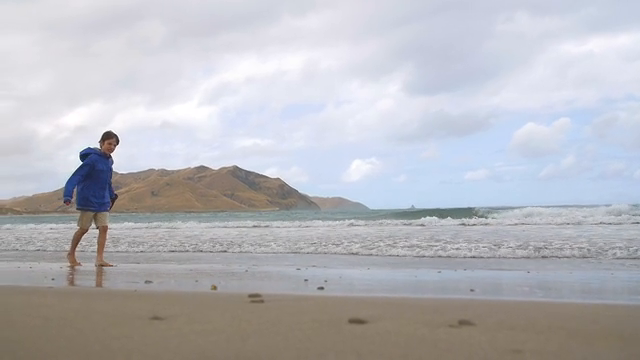
#> input picture frame 40 of video-analysis/data/videos/boy-walking.mp4, 640 x 360 px, given in place of focus-test.mp4, which was not available
$ python autofocus.py   (older library calls are emulated)
#> lines starting #> are read from the running program, lines starting #| are printed output that depends on the picture; pictures that were not available may be replaced by others from this repository, and a replacement may not be noted
### python/ImagePath.py
# -*- coding: utf-8 -*-
"""
Created on Mon Aug  5 14:07:29 2019

@author: SWTestPC
"""
from pathlib import Path, PureWindowsPath


def get_image_path(image_name):
    image_folder = PureWindowsPath(
            r"C:\Users\SWTestPC\source\repos\opencv_playground\images")

    return str(image_folder/image_name)

### python/autofocus.py
# -*- coding: utf-8 -*-
"""
Created on Wed Aug 14 11:02:15 2019

@author: SWTestPC
"""

import cv2
import matplotlib.pyplot as plt
import numpy as np
import ImagePath

import matplotlib
matplotlib.rcParams['figure.figsize'] = (10.0, 10.0)
matplotlib.rcParams['image.interpolation'] = 'bilinear'

def var_abs_laplacian(image):
    kernelSize = 3
    img_blur = cv2.GaussianBlur(image, (kernelSize, kernelSize), 0, 0)
    laplacian = cv2.Laplacian(img_blur, cv2.CV_32F, ksize = kernelSize,
                              scale = 1, delta = 0)

    return np.var(np.absolute(laplacian), dtype=np.float64)

def sum_modified_laplacian(im):
    x_kernel = np.array([-1,2,-1]).reshape(1,3)
    y_kernel = np.array([-1,2,-1]).reshape(3,1)
    x = cv2.filter2D(im, cv2.CV_32F, x_kernel)
    y = cv2.filter2D(im, cv2.CV_32F, y_kernel)
    ml = np.absolute(x) + np.absolute(y)
    return ml.sum()


video_file = ImagePath.get_image_path("focus-test.mp4")

cap = cv2.VideoCapture(video_file)

ret, frame = cap.read()
#> frame is the input picture: shape (360, 640, 3); mean B, G, R 188.8, 183.4, 183.1
print("Total frames: {}".format(int(cap.get(cv2.CAP_PROP_FRAME_COUNT))))

# Specify the ROI for flower in the frame
# UPDATE THE VALUES BELOW
top = 15
left = 420
bottom = 645
right = 1050

maxV1 = 0
maxV2 = 0

# Frame with maximum measure of focus
# Obtained using methods 1 and 2
bestFrame1 = 0
bestFrame2 = 0

# Frame ID of frame with maximum measure
# of focus
# Obtained using methods 1 and 2
bestFrameId1 = 0
bestFrameId2 = 0

#print("shape is {}".format(frame.shape))
#shape is (720, 1280, 3)


# Iterate over all the frames present in the video
while(ret):
    # Crop the flower region out of the frame
    flower = frame[top:bottom, left:right]
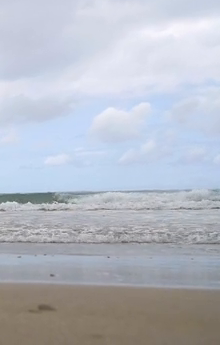
#> flower: shape (345, 220, 3); mean B, G, R 196.1, 185.8, 181.2
    gray = cv2.cvtColor(flower, cv2.COLOR_BGR2GRAY)
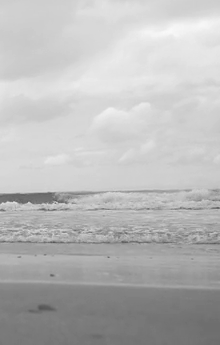
#> gray: shape (345, 220); min 85, max 248, mean 185.6
    # Get measures of focus from both methods
    val1 = var_abs_laplacian(gray)
#> in var_abs_laplacian, `laplacian = cv2.Laplacian(img_blur, cv2.CV_32F, ksize = kernelSize, sc..`:
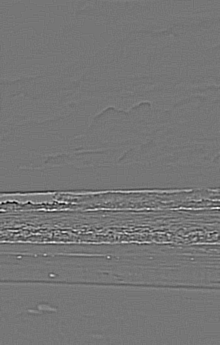
#> laplacian: shape (345, 220) float32; min -168, max 194, mean 0; drawn with min black and max white
#> val1 = 217.6
    val2 = sum_modified_laplacian(gray)
#> in sum_modified_laplacian, `x = cv2.filter2D(im, cv2.CV_32F, x_kernel)`:
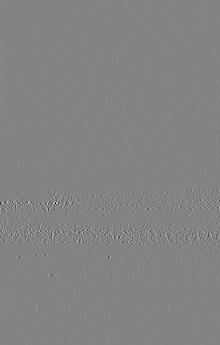
#> x: shape (345, 220) float32; min -101, max 95, mean 0; drawn with min black and max white
#> in sum_modified_laplacian, `y = cv2.filter2D(im, cv2.CV_32F, y_kernel)`:
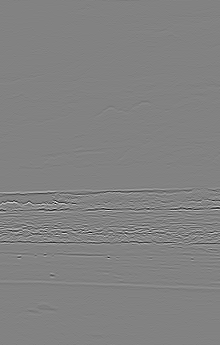
#> y: shape (345, 220) float32; min -127, max 122, mean 0; drawn with min black and max white
#> in sum_modified_laplacian, `ml = np.absolute(x) + np.absolute(y)`:
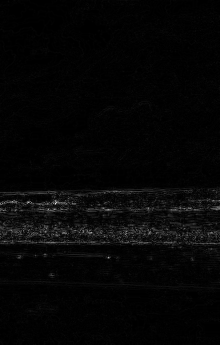
#> ml: shape (345, 220) float32; min 0, max 228, mean 5.7
#> val2 = 431880

    frameid = int(cap.get(cv2.CAP_PROP_POS_FRAMES))

    # If the current measure of focus is greater
    # than the current maximum
    if val1 > maxV1 :
        # Revise the current maximum
        maxV1 = val1
#> maxV1 = 217.6
        # Get frame ID of the new best frame
        bestFrameId1 = frameid
        # Revise the new best frame
        bestFrame1 = frame.copy()

        print("Frame ID of the best frame [Method 1]: {}".format(bestFrameId1))

    # If the current measure of focus is greater
    # than the current maximum
    if val2 > maxV2 :
        # Revise the current maximum
        maxV2 = val2
#> maxV2 = 431880
        # Get frame ID of the new best frame
        bestFrameId2 = frameid
        # Revise the new best frame
        bestFrame2 = frame.copy()

        print("Frame ID of the best frame [Method 2]: {}".format(bestFrameId2))

    # Read a new frame
    ret, frame = cap.read()
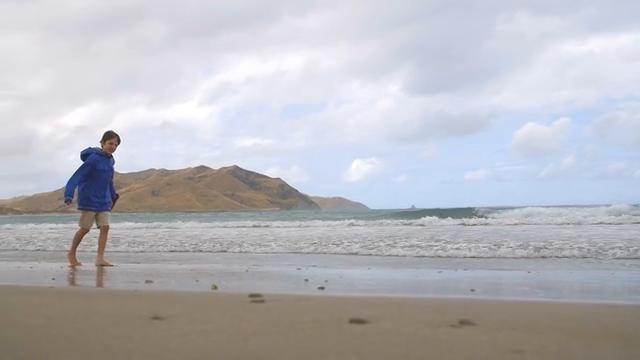
#> input picture frame 41 of video-analysis/data/videos/boy-walking.mp4, 640 x 360 px, given in place of focus-test.mp4, which was not available
#> frame is the input picture: shape (360, 640, 3); mean B, G, R 189.2, 183.6, 183.5


print("================================================")
# Print the Frame ID of the best frame
print("Frame ID of the best frame [Method 1]: {}".format(bestFrameId1))
print("Frame ID of the best frame [Method 2]: {}".format(bestFrameId2))

# Release the VideoCapture object
cap.release()

# Stack the best frames obtained using both methods
out = np.hstack((bestFrame1, bestFrame2))
out_flower = np.hstack((bestFrame1[top:bottom, left:right], bestFrame2[top:bottom, left:right]))
# Display the stacked frames
plt.figure()
plt.imshow(out[:,:,::-1]);
plt.axis('off');

plt.figure()
plt.subplot(2,1,1)
plt.title("frame")
plt.imshow(out[:,:,::-1], cmap="gray")
plt.subplot(2,1,2)
plt.title("flower")
plt.imshow(out_flower[:,:,::-1], cmap='gray')

cv2.imshow("flower1", bestFrame1)
cv2.waitKey(0)
cv2.imshow("flower2", bestFrame2)
cv2.waitKey(0)
cv2.imshow("flower1", bestFrame1[top:bottom, left:right])
cv2.waitKey(0)
cv2.imshow("flower2", bestFrame2[top:bottom, left:right])
cv2.waitKey(0)
cv2.destroyAllWindows()

$ run again, starting later in the video
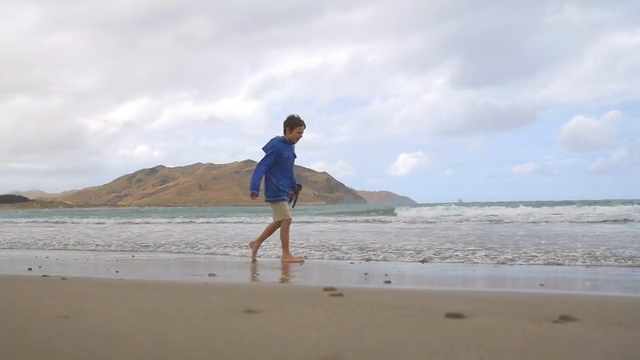
#> input picture frame 183 of video-analysis/data/videos/boy-walking.mp4, 640 x 360 px, given in place of focus-test.mp4, which was not available
#> frame is the input picture: shape (360, 640, 3); mean B, G, R 185.2, 181.1, 182.1
#> val1 = 202.9
#> in sum_modified_laplacian, `ml = np.absolute(x) + np.absolute(y)`:
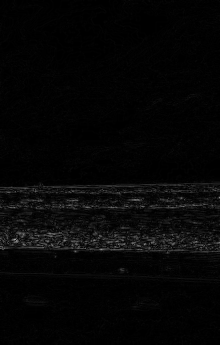
#> ml: shape (345, 220) float32; min 0, max 161, mean 5.8
#> val2 = 439737
#> maxV1 = 202.9
#> maxV2 = 439737
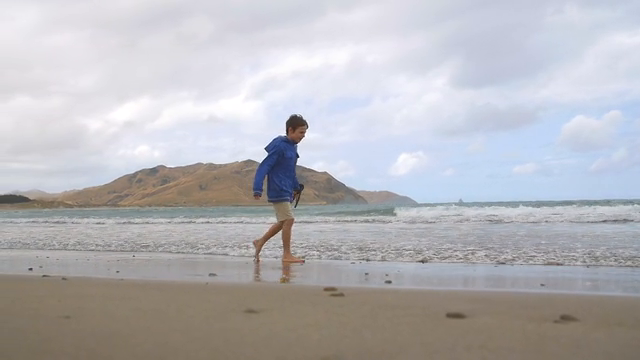
#> input picture frame 184 of video-analysis/data/videos/boy-walking.mp4, 640 x 360 px, given in place of focus-test.mp4, which was not available
#> frame is the input picture: shape (360, 640, 3); mean B, G, R 184.8, 181, 181.8

$ run again, starting later in the video
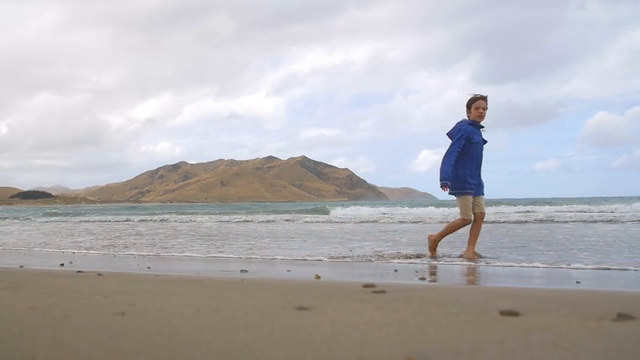
#> input picture frame 326 of video-analysis/data/videos/boy-walking.mp4, 640 x 360 px, given in place of focus-test.mp4, which was not available
#> frame is the input picture: shape (360, 640, 3); mean B, G, R 181.4, 178.3, 179.9
#> val1 = 474.6
#> in sum_modified_laplacian, `ml = np.absolute(x) + np.absolute(y)`:
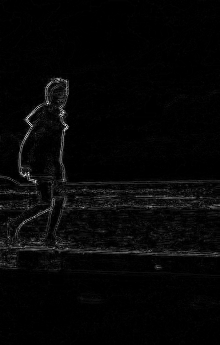
#> ml: shape (345, 220) float32; min 0, max 265, mean 7.2; drawn with min black and max white
#> val2 = 549893
#> maxV1 = 474.6
#> maxV2 = 549893
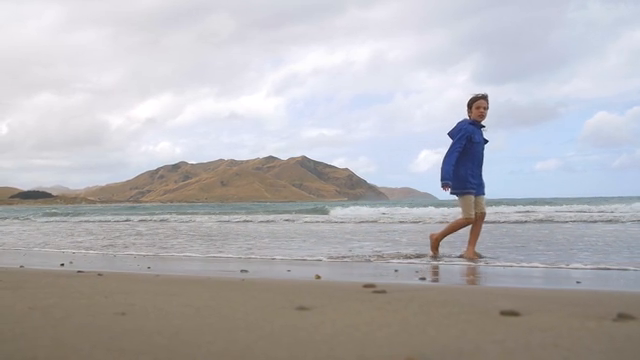
#> input picture frame 327 of video-analysis/data/videos/boy-walking.mp4, 640 x 360 px, given in place of focus-test.mp4, which was not available
#> frame is the input picture: shape (360, 640, 3); mean B, G, R 181.8, 178.5, 180.2
